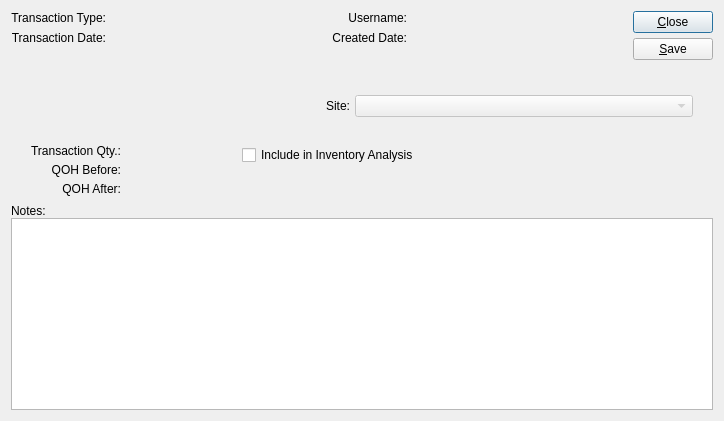
<?xml version="1.0" encoding="UTF-8"?>
<ui version="4.0">
 <comment>This file is part of the xTuple ERP: PostBooks Edition, a free and
open source Enterprise Resource Planning software suite,
Copyright (c) 1999-2018 by OpenMFG LLC, d/b/a xTuple.
It is licensed to you under the Common Public Attribution License
version 1.0, the full text of which (including xTuple-specific Exhibits)
is available at www.xtuple.com/CPAL.  By using this software, you agree
to be bound by its terms.</comment>
 <class>transactionInformation</class>
 <widget class="QDialog" name="transactionInformation">
  <property name="geometry">
   <rect>
    <x>0</x>
    <y>0</y>
    <width>724</width>
    <height>421</height>
   </rect>
  </property>
  <property name="windowTitle">
   <string>Transaction Information</string>
  </property>
  <layout class="QVBoxLayout">
   <item>
    <layout class="QHBoxLayout">
     <item>
      <layout class="QVBoxLayout">
       <item>
        <layout class="QGridLayout">
         <item row="0" column="0">
          <widget class="XLabel" name="_transactionTypeLit">
           <property name="text">
            <string>Transaction Type:</string>
           </property>
           <property name="alignment">
            <set>Qt::AlignRight|Qt::AlignTrailing|Qt::AlignVCenter</set>
           </property>
          </widget>
         </item>
         <item row="0" column="2">
          <widget class="XLabel" name="_usernameLit">
           <property name="text">
            <string>Username:</string>
           </property>
           <property name="alignment">
            <set>Qt::AlignRight|Qt::AlignTrailing|Qt::AlignVCenter</set>
           </property>
          </widget>
         </item>
         <item row="0" column="3">
          <widget class="XLabel" name="_username">
           <property name="sizePolicy">
            <sizepolicy hsizetype="Expanding" vsizetype="Preferred">
             <horstretch>0</horstretch>
             <verstretch>0</verstretch>
            </sizepolicy>
           </property>
           <property name="text">
            <string/>
           </property>
           <property name="alignment">
            <set>Qt::AlignLeading|Qt::AlignLeft|Qt::AlignVCenter</set>
           </property>
          </widget>
         </item>
         <item row="1" column="0">
          <widget class="XLabel" name="_transactionDateLit">
           <property name="text">
            <string>Transaction Date:</string>
           </property>
           <property name="alignment">
            <set>Qt::AlignRight|Qt::AlignTrailing|Qt::AlignVCenter</set>
           </property>
           <property name="buddy">
            <cstring>_transactionDate</cstring>
           </property>
          </widget>
         </item>
         <item row="1" column="1">
          <widget class="DLineEdit" name="_transactionDate">
           <property name="enabled">
            <bool>false</bool>
           </property>
          </widget>
         </item>
         <item row="1" column="2">
          <widget class="XLabel" name="_createdDateLit">
           <property name="text">
            <string>Created Date:</string>
           </property>
           <property name="alignment">
            <set>Qt::AlignRight|Qt::AlignTrailing|Qt::AlignVCenter</set>
           </property>
           <property name="buddy">
            <cstring>_createdDateLit</cstring>
           </property>
          </widget>
         </item>
         <item row="1" column="3">
          <widget class="DLineEdit" name="_createdDate">
           <property name="enabled">
            <bool>false</bool>
           </property>
          </widget>
         </item>
         <item row="0" column="1">
          <widget class="XLabel" name="_transactionType">
           <property name="sizePolicy">
            <sizepolicy hsizetype="Expanding" vsizetype="Preferred">
             <horstretch>0</horstretch>
             <verstretch>0</verstretch>
            </sizepolicy>
           </property>
           <property name="text">
            <string/>
           </property>
           <property name="alignment">
            <set>Qt::AlignLeading|Qt::AlignLeft|Qt::AlignVCenter</set>
           </property>
          </widget>
         </item>
        </layout>
       </item>
       <item>
        <layout class="QHBoxLayout">
         <property name="spacing">
          <number>0</number>
         </property>
         <item>
          <widget class="ItemCluster" name="_item"/>
         </item>
         <item>
          <spacer>
           <property name="orientation">
            <enum>Qt::Vertical</enum>
           </property>
           <property name="sizeType">
            <enum>QSizePolicy::Expanding</enum>
           </property>
           <property name="sizeHint" stdset="0">
            <size>
             <width>0</width>
             <height>20</height>
            </size>
           </property>
          </spacer>
         </item>
        </layout>
       </item>
      </layout>
     </item>
     <item>
      <layout class="QVBoxLayout">
       <property name="spacing">
        <number>5</number>
       </property>
       <item>
        <widget class="QPushButton" name="_close">
         <property name="text">
          <string>&amp;Close</string>
         </property>
         <property name="autoDefault">
          <bool>true</bool>
         </property>
         <property name="default">
          <bool>true</bool>
         </property>
        </widget>
       </item>
       <item>
        <widget class="QPushButton" name="_save">
         <property name="text">
          <string>&amp;Save</string>
         </property>
        </widget>
       </item>
       <item>
        <spacer>
         <property name="orientation">
          <enum>Qt::Vertical</enum>
         </property>
         <property name="sizeType">
          <enum>QSizePolicy::Expanding</enum>
         </property>
         <property name="sizeHint" stdset="0">
          <size>
           <width>20</width>
           <height>0</height>
          </size>
         </property>
        </spacer>
       </item>
      </layout>
     </item>
    </layout>
   </item>
   <item>
    <layout class="QHBoxLayout">
     <property name="spacing">
      <number>0</number>
     </property>
     <item>
      <layout class="QHBoxLayout">
       <property name="spacing">
        <number>5</number>
       </property>
       <item>
        <widget class="XLabel" name="_warehouseLit">
         <property name="text">
          <string>Site:</string>
         </property>
         <property name="alignment">
          <set>Qt::AlignRight|Qt::AlignTrailing|Qt::AlignVCenter</set>
         </property>
        </widget>
       </item>
       <item>
        <widget class="WComboBox" name="_warehouse">
         <property name="enabled">
          <bool>false</bool>
         </property>
        </widget>
       </item>
      </layout>
     </item>
     <item>
      <spacer>
       <property name="orientation">
        <enum>Qt::Vertical</enum>
       </property>
       <property name="sizeType">
        <enum>QSizePolicy::Expanding</enum>
       </property>
       <property name="sizeHint" stdset="0">
        <size>
         <width>20</width>
         <height>20</height>
        </size>
       </property>
      </spacer>
     </item>
    </layout>
   </item>
   <item>
    <layout class="QHBoxLayout">
     <property name="spacing">
      <number>7</number>
     </property>
     <item>
      <layout class="QHBoxLayout">
       <property name="spacing">
        <number>5</number>
       </property>
       <item>
        <layout class="QVBoxLayout">
         <property name="spacing">
          <number>0</number>
         </property>
         <item>
          <widget class="XLabel" name="_transactionQtyLit">
           <property name="text">
            <string>Transaction Qty.:</string>
           </property>
           <property name="alignment">
            <set>Qt::AlignRight|Qt::AlignTrailing|Qt::AlignVCenter</set>
           </property>
          </widget>
         </item>
         <item>
          <widget class="XLabel" name="_qohBeforeLit">
           <property name="text">
            <string>QOH Before:</string>
           </property>
           <property name="alignment">
            <set>Qt::AlignRight|Qt::AlignTrailing|Qt::AlignVCenter</set>
           </property>
          </widget>
         </item>
         <item>
          <widget class="XLabel" name="_qohAfterLit">
           <property name="text">
            <string>QOH After:</string>
           </property>
           <property name="alignment">
            <set>Qt::AlignRight|Qt::AlignTrailing|Qt::AlignVCenter</set>
           </property>
          </widget>
         </item>
        </layout>
       </item>
       <item>
        <layout class="QVBoxLayout">
         <property name="spacing">
          <number>0</number>
         </property>
         <item>
          <widget class="XLabel" name="_transactionQty">
           <property name="minimumSize">
            <size>
             <width>80</width>
             <height>0</height>
            </size>
           </property>
           <property name="text">
            <string/>
           </property>
           <property name="alignment">
            <set>Qt::AlignRight|Qt::AlignTrailing|Qt::AlignVCenter</set>
           </property>
          </widget>
         </item>
         <item>
          <widget class="XLabel" name="_qohBefore">
           <property name="minimumSize">
            <size>
             <width>80</width>
             <height>0</height>
            </size>
           </property>
           <property name="text">
            <string/>
           </property>
           <property name="alignment">
            <set>Qt::AlignRight|Qt::AlignTrailing|Qt::AlignVCenter</set>
           </property>
          </widget>
         </item>
         <item>
          <widget class="XLabel" name="_qohAfter">
           <property name="minimumSize">
            <size>
             <width>80</width>
             <height>0</height>
            </size>
           </property>
           <property name="text">
            <string/>
           </property>
           <property name="alignment">
            <set>Qt::AlignRight|Qt::AlignTrailing|Qt::AlignVCenter</set>
           </property>
          </widget>
         </item>
        </layout>
       </item>
      </layout>
     </item>
     <item>
      <layout class="QVBoxLayout">
       <property name="spacing">
        <number>0</number>
       </property>
       <item>
        <layout class="QHBoxLayout">
         <property name="spacing">
          <number>0</number>
         </property>
         <item>
          <widget class="QCheckBox" name="_analyze">
           <property name="text">
            <string>Include in Inventory Analysis</string>
           </property>
          </widget>
         </item>
         <item>
          <spacer>
           <property name="orientation">
            <enum>Qt::Vertical</enum>
           </property>
           <property name="sizeType">
            <enum>QSizePolicy::Expanding</enum>
           </property>
           <property name="sizeHint" stdset="0">
            <size>
             <width>294</width>
             <height>20</height>
            </size>
           </property>
          </spacer>
         </item>
        </layout>
       </item>
       <item>
        <spacer>
         <property name="orientation">
          <enum>Qt::Vertical</enum>
         </property>
         <property name="sizeType">
          <enum>QSizePolicy::Expanding</enum>
         </property>
         <property name="sizeHint" stdset="0">
          <size>
           <width>10</width>
           <height>0</height>
          </size>
         </property>
        </spacer>
       </item>
      </layout>
     </item>
    </layout>
   </item>
   <item>
    <layout class="QVBoxLayout">
     <property name="spacing">
      <number>0</number>
     </property>
     <item>
      <widget class="XLabel" name="_notesLit">
       <property name="text">
        <string>Notes:</string>
       </property>
      </widget>
     </item>
     <item>
      <widget class="XTextEdit" name="_notes">
       <property name="readOnly">
        <bool>true</bool>
       </property>
      </widget>
     </item>
    </layout>
   </item>
  </layout>
 </widget>
 <layoutdefault spacing="6" margin="11"/>
 <customwidgets>
  <customwidget>
   <class>DLineEdit</class>
   <extends>QWidget</extends>
   <header>datecluster.h</header>
   <container>1</container>
  </customwidget>
  <customwidget>
   <class>ItemCluster</class>
   <extends>QWidget</extends>
   <header>itemcluster.h</header>
   <container>1</container>
  </customwidget>
  <customwidget>
   <class>WComboBox</class>
   <extends>XComboBox</extends>
   <header>wcombobox.h</header>
  </customwidget>
  <customwidget>
   <class>XComboBox</class>
   <extends>QComboBox</extends>
   <header>xcombobox.h</header>
  </customwidget>
  <customwidget>
   <class>XLabel</class>
   <extends>QLabel</extends>
   <header>xlabel.h</header>
  </customwidget>
  <customwidget>
   <class>XTextEdit</class>
   <extends>QTextEdit</extends>
   <header>xtextedit.h</header>
  </customwidget>
 </customwidgets>
 <tabstops>
  <tabstop>_item</tabstop>
  <tabstop>_warehouse</tabstop>
  <tabstop>_analyze</tabstop>
  <tabstop>_notes</tabstop>
  <tabstop>_save</tabstop>
  <tabstop>_close</tabstop>
 </tabstops>
 <includes>
  <include location="global">parameter.h</include>
 </includes>
 <resources/>
 <connections>
  <connection>
   <sender>_item</sender>
   <signal>newId(int)</signal>
   <receiver>_warehouse</receiver>
   <slot>findItemsites(int)</slot>
   <hints>
    <hint type="sourcelabel">
     <x>20</x>
     <y>20</y>
    </hint>
    <hint type="destinationlabel">
     <x>20</x>
     <y>20</y>
    </hint>
   </hints>
  </connection>
  <connection>
   <sender>_item</sender>
   <signal>warehouseIdChanged(int)</signal>
   <receiver>_warehouse</receiver>
   <slot>setId(int)</slot>
   <hints>
    <hint type="sourcelabel">
     <x>20</x>
     <y>20</y>
    </hint>
    <hint type="destinationlabel">
     <x>20</x>
     <y>20</y>
    </hint>
   </hints>
  </connection>
  <connection>
   <sender>_close</sender>
   <signal>clicked()</signal>
   <receiver>transactionInformation</receiver>
   <slot>reject()</slot>
   <hints>
    <hint type="sourcelabel">
     <x>20</x>
     <y>20</y>
    </hint>
    <hint type="destinationlabel">
     <x>20</x>
     <y>20</y>
    </hint>
   </hints>
  </connection>
 </connections>
</ui>
